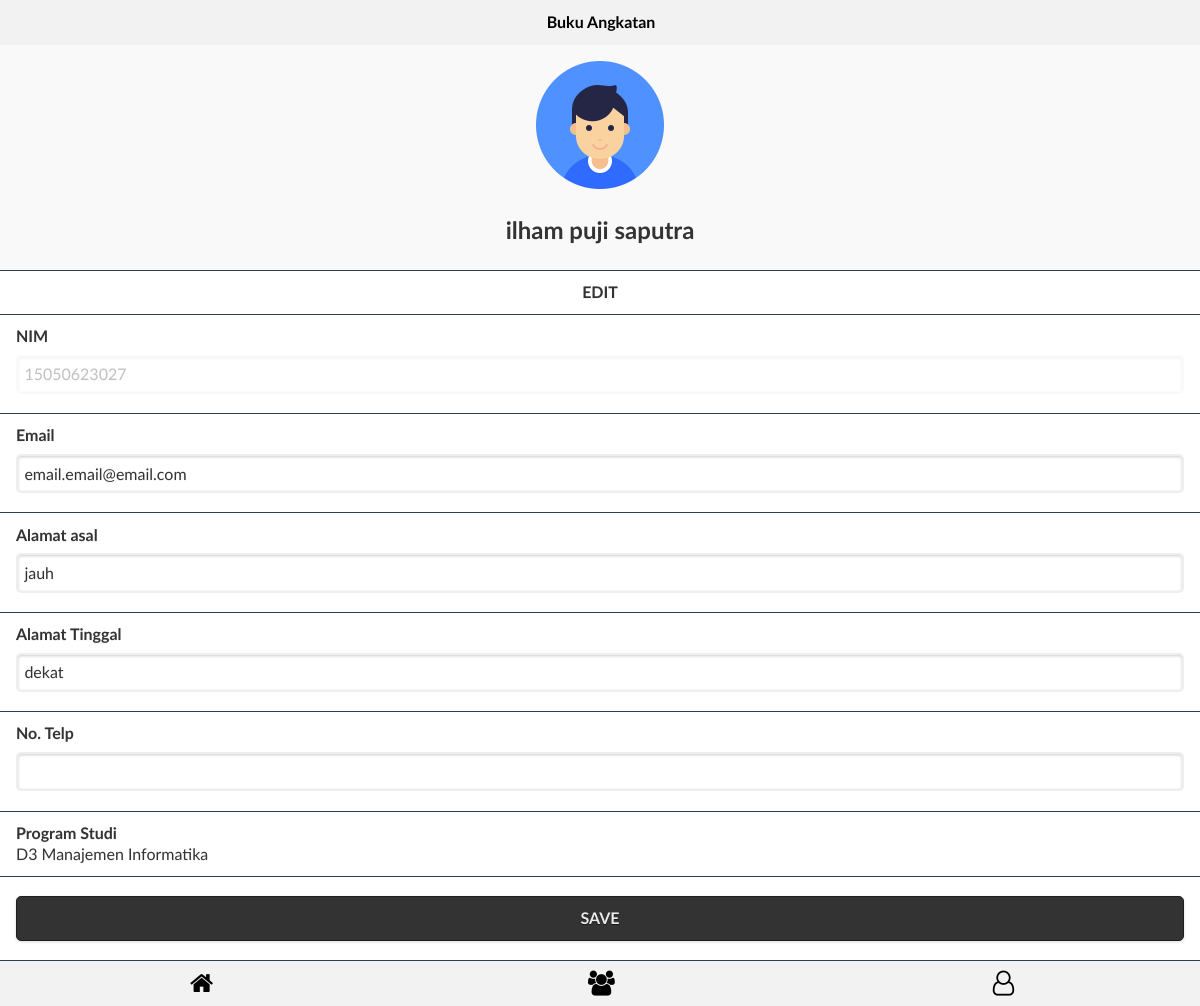
The app's page /edit.php?nim=15050623027 with its own data.
### tables this page shows
CREATE TABLE `user` (
  `id` int(11) NOT NULL,
  `nim` varchar(15) NOT NULL,
  `nama` varchar(60) NOT NULL,
  `prodi` varchar(50) NOT NULL,
  `email` varchar(100) NOT NULL,
  `password` varchar(30) NOT NULL,
  `alamat_asal` text NOT NULL,
  `alamat_tinggal` text NOT NULL,
  `foto` varchar(45) NOT NULL,
  `notelp` varchar(15) NOT NULL
);

### edit.php (the view, shortened to what this page needs)
<?php
include "header.php";
include "connect.php";
$nama = $_GET['nim'];
$sql = $koneksi->prepare("SELECT * FROM user WHERE nim =$nama");
$sql->execute();
$data = $sql->fetch();
?>
    <div data-role="content" class="ui-content" style="text-align: center">
        <img src="images/person-flat.png" style="width: 128px;height: 128px">
        <h2><?php
            echo $data['nama']?></h2>
        <br>
        <form method="post" action="">
        <ul data-role="listview" data-themes="b">
            <li><b><center>EDIT</center></b></li>
            <li><b>NIM</b><br><input value="<?php echo $data['nim']?>" disabled name="nim"></li>
            <li><b>Email</b><br><input value="<?php echo $data['email']?>" name="email"></li>
            <li><b>Alamat asal</b><br><input value="<?php echo $data['alamat_asal']?>" name="alamat_asal"></li>
            <li><b>Alamat Tinggal</b><br><input value="<?php echo $data['alamat_tinggal']?>" name="alamat_tinggal"></li>
            <li><b>No. Telp</b><br><input name="notelp"></li>
            <li><b>Program Studi</b><br><?php echo $data['prodi']?></li>
            <li><input type="submit" class="ui-btn ui-btn-b" data-role="input" value="SAVE" data-theme="b" ></li>
        </ul>
        </form>
    </div>
<?php include "footer.php" ?>

### records on screen
user: nama "ilham puji saputra", nim "15050623027", email "email.email@email.com", alamat_asal "jauh", alamat_tinggal "dekat", prodi "D3 Manajemen Informatika"
